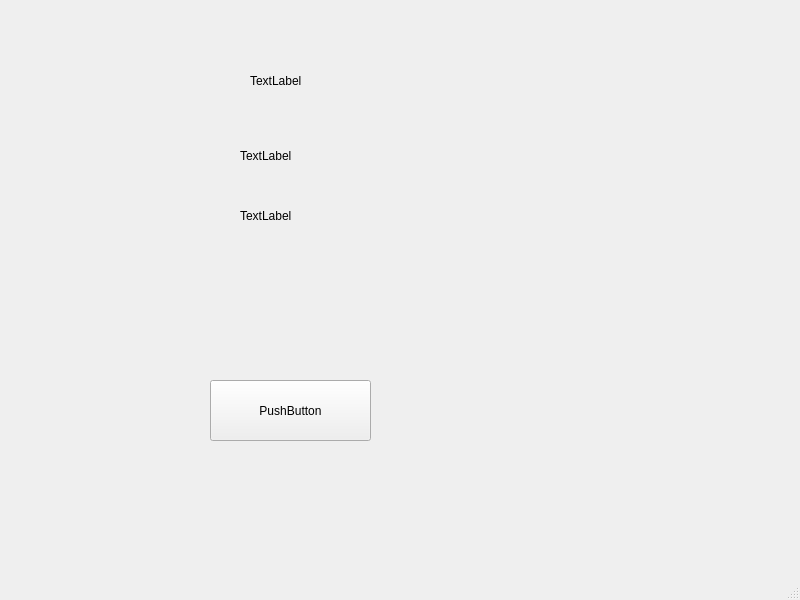
<?xml version="1.0" encoding="UTF-8"?>
<ui version="4.0">
 <class>MainWindow</class>
 <widget class="QMainWindow" name="MainWindow">
  <property name="geometry">
   <rect>
    <x>0</x>
    <y>0</y>
    <width>800</width>
    <height>600</height>
   </rect>
  </property>
  <property name="windowTitle">
   <string>MainWindow</string>
  </property>
  <widget class="QWidget" name="centralwidget">
   <widget class="QLabel" name="downloadSpeedLabel">
    <property name="geometry">
     <rect>
      <x>250</x>
      <y>50</y>
      <width>301</width>
      <height>61</height>
     </rect>
    </property>
    <property name="text">
     <string>TextLabel</string>
    </property>
   </widget>
   <widget class="QLabel" name="uploadSpeedLabel">
    <property name="geometry">
     <rect>
      <x>240</x>
      <y>130</y>
      <width>281</width>
      <height>51</height>
     </rect>
    </property>
    <property name="text">
     <string>TextLabel</string>
    </property>
   </widget>
   <widget class="QLabel" name="resultLabel">
    <property name="geometry">
     <rect>
      <x>240</x>
      <y>190</y>
      <width>321</width>
      <height>51</height>
     </rect>
    </property>
    <property name="text">
     <string>TextLabel</string>
    </property>
   </widget>
   <widget class="QPushButton" name="testMySpeedButton">
    <property name="geometry">
     <rect>
      <x>210</x>
      <y>380</y>
      <width>161</width>
      <height>61</height>
     </rect>
    </property>
    <property name="text">
     <string>PushButton</string>
    </property>
   </widget>
  </widget>
  <widget class="QMenuBar" name="menubar">
   <property name="geometry">
    <rect>
     <x>0</x>
     <y>0</y>
     <width>800</width>
     <height>23</height>
    </rect>
   </property>
  </widget>
  <widget class="QStatusBar" name="statusbar"/>
 </widget>
 <resources/>
 <connections/>
</ui>
